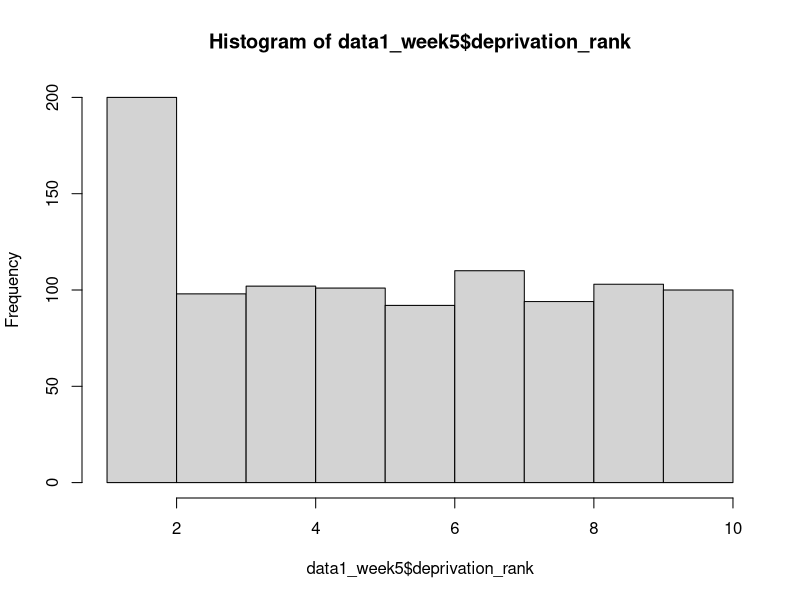

The R script that drew this image: (Note: this script raises an error after producing the figure.)
## ---- chunk 1
#your code

#reading the data
data1_week5 = read.csv('./data/data1_week5.csv', header=T)

#assessing normality through histogram
hist(data1_week5$deprivation_rank)
hist(data1_week5$public_disorder_rank)
hist(data1_week5$socialmedia_rank)

#assessing normality statistically
shapiro.test(data1_week5$deprivation_rank)
shapiro.test(data1_week5$public_disorder_rank)
shapiro.test(data1_week5$socialmedia_rank)

#calculating correlation
cor(data1_week5$deprivation_rank, data1_week5$public_disorder_rank, method = 'spearman')
cor(data1_week5$deprivation_rank, data1_week5$socialmedia_rank, method = 'spearman')
cor(data1_week5$public_disorder_rank, data1_week5$socialmedia_rank, method = 'spearman')
## ---- chunk 2
#your code

#reading the data
data2_week5 = read.csv('./data/data2_week5.csv', header=T)

#assessing normality through histogram
hist(data2_week5$brothers)

#assessing normality statistically
shapiro.test(data2_week5$brothers)

#equality of variance
car::leveneTest(data2_week5$brothers, data2_week5$police_contact)

#non-parametric test
##transform to numeric
data2_week5$police_contact_num = as.numeric(data2_week5$police_contact)
wilcox.test(data2_week5$brothers, data2_week5$police_contact_num)

##take a look at the means
tapply(data2_week5$brothers, data2_week5$police_contact, mean)
## ---- chunk 3
#your code

#reading the data
data3_week5 = read.csv('./data/data3_week5.csv', header=T)

#look at the data
summary(data3_week5)

#assessing normality through histogram
hist(data3_week5$casualties)

#assessing normality statistically
shapiro.test(data3_week5$casualties)

#take a look at the means
tapply(data3_week5$casualties, data3_week5$crossing_type, mean)

#non-parametric test
##transform to numeric
data3_week5$crossing_type_num = as.factor(data3_week5$crossing_type)
levels(data3_week5$crossing_type_num) = c(0,1,2)
data3_week5$crossing_type_num = as.numeric(as.character(data3_week5$crossing_type_num))

kruskal.test(data3_week5$casualties, data3_week5$crossing_type_num)
## ---- chunk 4
flight_data = array(c(100, 50, 150, 500), dim=c(2,2))
dimnames(flight_data) = list( c('Drunk', 'Not drunk')
                       , c('Denied boarding', 'Allowed boarding'))
flight_data = addmargins(flight_data, c(1,2))
flight_data
## ---- chunk 5
#your code

#calculate expected counts
E_1_1 = (250*150)/800
E_1_2 = (250*650)/800
E_2_1 = (550*150)/800
E_2_2 = (550*650)/800
expected_vals = c(E_1_1, E_1_2, E_2_1, E_2_2)

#place the observed values in same structure
O_1_1 = 100
O_1_2 = 150
O_2_1 = 50
O_2_2 = 500
observed_vals = c(O_1_1, O_1_2, O_2_1, O_2_2)

#calculate ChiSquare
manual_chisquare = sum(((expected_vals - observed_vals)^2)/expected_vals)
## ---- chunk 6
#your code

#compare expected values
chisq.test(flight_data)$expected

#compare chisquare value
chisq.test(flight_data)
## ---- chunk 7
#your code (if needed)

#retrieve z-scores (std residuals)
chisq.test(flight_data)$stdres
## ---- chunk 8
flight_delays = array(c(300, 350, 200, 150, 600, 300, 200, 100, 400, 100, 50, 50, 300, 250, 200, 200), dim=c(4,4))
dimnames(flight_delays) = list( c('On time', 'Minor delay', 'Severe delay', 'Cancelled')
                       , c('Spring', 'Summer', 'Fall', 'Winter'))
flight_delays = addmargins(flight_delays, c(1,2))
flight_delays
## ---- chunk 9
#your code

#calculate Chisquare test
chisquare_flight_delays = chisq.test(flight_delays, correct = F)

#follow up with standardised residuals
chisquare_flight_delays$stdres
## ---- chunk 10
airport_data = array(c(1000, 500, 4000, 5000, 8000, 1000, 6000, 4000), dim=c(2,2,2))
dimnames(airport_data) = list('additional_checks' = c('yes', 'no')
                       , 'zone' = c('EU', 'nonEU')
                       , 'customs_check' = c('yes', 'no')
                       )
airport_data
## ---- chunk 11
airport_data_long = as.data.frame(as.table(airport_data))
airport_data_long
## ---- chunk 12
#your code

#build the model
indep_model = glm(formula = Freq ~ zone + customs_check + additional_checks
               , data = airport_data_long
               , family = poisson)

#assess model
summary(indep_model)

#test whether we can reject the H0 of model adequacy
pchisq(7909.5, 4, lower.tail = F)
## ---- chunk 13
#your code

cbind(indep_model$data, round(fitted(indep_model)))
## ---- chunk 14
#your code

#build the model
saturated_model = glm(formula = Freq ~ zone*customs_check*additional_checks
               , data = airport_data_long
               , family = poisson)

cbind(saturated_model$data, round(fitted(saturated_model)))
## ---- chunk 15
#your code

two_way_model = glm(formula = Freq ~ zone + customs_check + additional_checks + zone:customs_check + zone:additional_checks + customs_check:additional_checks
               , data = airport_data_long
               , family = poisson)

#assess model
summary(two_way_model)

#test for H0
pchisq(111.82, 1, lower.tail = F)
## ---- chunk 16
#your code

#using step
step(saturated_model)
